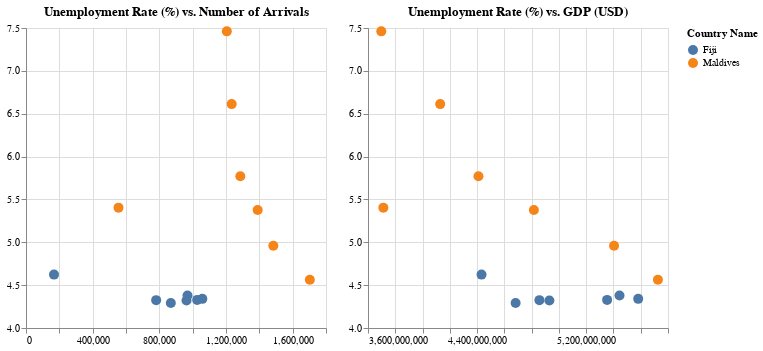

The notebook cell this image was saved under:
### Code cell
import pandas as pd
import altair as alt

# Load Number of Arrivals data
arrivals_data = pd.read_csv(
    'https://docs.google.com/spreadsheets/d/e/2PACX-1vQaaAL3uUEECVUrM_UY0auvnzGGtnMCalpxhjsnvWYT7GeZD0vXt1EjOQK_7Eg1dZPDjhwxJXvSak6Y/pub?output=csv'
)
arrivals_melted = arrivals_data.melt(
    id_vars=['Country Name'], var_name='Year', value_name='Number of Arrivals'
)
arrivals_melted['Year'] = arrivals_melted['Year'].astype(int)

# Load UnEmployment Rate data
unemployment_data = pd.read_csv(
    'https://docs.google.com/spreadsheets/d/e/2PACX-1vSJKu8jPGN3hc6jotxuBfWFgSEaue_Fdwv3GySHtleZT03dRf5VPl-wlBgvt6B6hWYWz2r-2b2-t6z_/pub?output=csv'
)
unemployment_melted = unemployment_data.melt(
    id_vars=['Country Name'], var_name='Year', value_name='UnEmployment Rate'
)
unemployment_melted['Year'] = unemployment_melted['Year'].astype(int)

# Load GDP data
gdp_data = pd.read_csv(
    'https://docs.google.com/spreadsheets/d/e/2PACX-1vSrhCFO8_5hlJkCJ8xWT9YsRHz64UUPfWClp0ZiUYEM10_FxQgmwaIHETyIcruKBhH9d1C1LZSbNBfn/pub?output=csv'
)
gdp_melted = gdp_data.melt(id_vars=["Country Name"], var_name="Year", value_name="GDP")
gdp_melted['Year'] = gdp_melted['Year'].astype(int)

# Filter data for Fiji and Maldives (2014-2020)
filtered_arrivals = arrivals_melted[(arrivals_melted['Year'] >= 2014) & (arrivals_melted['Country Name'].isin(['Fiji', 'Maldives']))]
filtered_unemployment = unemployment_melted[(unemployment_melted['Year'] >= 2014) & (unemployment_melted['Country Name'].isin(['Fiji', 'Maldives']))]
filtered_gdp = gdp_melted[(gdp_melted['Year'] >= 2014) & (gdp_melted['Country Name'].isin(['Fiji', 'Maldives']))]

# Merge datasets
merged_data = pd.merge(
    pd.merge(filtered_arrivals, filtered_unemployment, on=['Country Name', 'Year']),
    filtered_gdp, on=['Country Name', 'Year']
)

# Define selection mechanisms
point_selection = alt.selection_single(
    fields=['Year', 'Country Name'],
    empty='all',  # Show all data by default when no selection is made
    name="Point"
)

year_dropdown = alt.binding_select(
    options=sorted(merged_data['Year'].unique()),
    name="Select Year: "
)
year_selection = alt.selection_single(
    fields=['Year'],
    bind=year_dropdown,
    name="Year",
    empty="all"  # Show all data when no year is selected
)

# Define background selection to reset year filter
background_selection = alt.selection_single(
    on='click',  # Trigger on click
    empty='all',  # Show all data when no selection is made
    name="Background",
    clear=True  # Allow clearing the selection
)

# Chart dimension
chart_dimension = 300

# Chart: Number of Arrivals vs. UnEmployment Rate
chart1 = alt.Chart(merged_data).mark_circle(size=100).encode(
    x=alt.X('Number of Arrivals:Q', title=None, scale=alt.Scale(zero=False)),
    y=alt.Y('UnEmployment Rate:Q', title=None, scale=alt.Scale(zero=False)),
    color=alt.condition(
        point_selection & background_selection,
        alt.Color('Country Name:N'),  # Removed custom scale for default colors
        alt.value('lightgray')
    ),
    opacity=alt.condition(
        year_selection,
        alt.value(1),
        alt.value(0.5)  # Dim non-selected points
    ),
    tooltip=['Year', 'Country Name', 'Number of Arrivals', 'UnEmployment Rate']
).properties(
    title='Unemployment Rate (%) vs. Number of Arrivals',
    width=chart_dimension,
    height=chart_dimension
).add_selection(
    point_selection,
    year_selection,
    background_selection
)

# Chart: GDP vs. UnEmployment Rate
chart2 = alt.Chart(merged_data).mark_circle(size=100).encode(
    x=alt.X('GDP:Q', title= None, scale=alt.Scale(zero=False)),
    y=alt.Y('UnEmployment Rate:Q', title=None , scale=alt.Scale(zero=False)),
    color=alt.condition(
        point_selection & background_selection,
        alt.Color('Country Name:N'),  # Removed custom scale for default colors
        alt.value('lightgray')
    ),
    opacity=alt.condition(
        year_selection,
        alt.value(1),
        alt.value(0.5)  # Dim non-selected points
    ),
    tooltip=['Year', 'Country Name', 'GDP', 'UnEmployment Rate']
).properties(
    title='Unemployment Rate (%) vs. GDP (USD)',
    width=chart_dimension,
    height=chart_dimension
).add_selection(
    point_selection,
    year_selection,
    background_selection
)

# Combine the charts
combined_charts = alt.hconcat(chart1, chart2).resolve_scale(size='independent')

combined_charts

### Figure 1 — Vega-Lite specification as saved in the notebook (floating-point values rounded to 4 significant figures)
{"config": {"view": {"continuousWidth": 400, "continuousHeight": 300}}, "hconcat": [{"mark": {"type": "circle", "size": 100}, "encoding": {"color": {"condition": {"field": "Country Name", "type": "nominal", "selection": {"and": ["Point", "Background"]}}, "value": "lightgray"}, "opacity": {"condition": {"value": 1, "selection": "Year"}, "value": 0.5}, "tooltip": [{"field": "Year", "type": "quantitative"}, {"field": "Country Name", "type": "nominal"}, {"field": "Number of Arrivals", "type": "quantitative"}, {"field": "UnEmployment Rate", "type": "quantitative"}], "x": {"field": "Number of Arrivals", "scale": {"zero": false}, "title": null, "type": "quantitative"}, "y": {"field": "UnEmployment Rate", "scale": {"zero": false}, "title": null, "type": "quantitative"}}, "height": 300, "selection": {"Point": {"type": "single", "fields": ["Year", "Country Name"], "empty": "all"}, "Year": {"type": "single", "fields": ["Year"], "bind": {"input": "select", "options": [2014.0, 2015.0, 2016.0, 2017.0, 2018.0, 2019.0, 2020.0], "name": "Select Year: "}, "empty": "all"}, "Background": {"type": "single", "on": "click", "empty": "all", "clear": true}}, "title": "Unemployment Rate (%) vs. Number of Arrivals", "width": 300}, {"mark": {"type": "circle", "size": 100}, "encoding": {"color": {"condition": {"field": "Country Name", "type": "nominal", "selection": {"and": ["Point", "Background"]}}, "value": "lightgray"}, "opacity": {"condition": {"value": 1, "selection": "Year"}, "value": 0.5}, "tooltip": [{"field": "Year", "type": "quantitative"}, {"field": "Country Name", "type": "nominal"}, {"field": "GDP", "type": "nominal"}, {"field": "UnEmployment Rate", "type": "quantitative"}], "x": {"field": "GDP", "scale": {"zero": false}, "title": null, "type": "quantitative"}, "y": {"field": "UnEmployment Rate", "scale": {"zero": false}, "title": null, "type": "quantitative"}}, "height": 300, "selection": {"Point": {"type": "single", "fields": ["Year", "Country Name"], "empty": "all"}, "Year": {"type": "single", "fields": ["Year"], "bind": {"input": "select", "options": [2014.0, 2015.0, 2016.0, 2017.0, 2018.0, 2019.0, 2020.0], "name": "Select Year: "}, "empty": "all"}, "Background": {"type": "single", "on": "click", "empty": "all", "clear": true}}, "title": "Unemployment Rate (%) vs. GDP (USD)", "width": 300}], "data": {"name": "data-79d6ce19b4d866cb9f1527f90e804cd3"}, "resolve": {"scale": {"size": "independent"}}, "$schema": "https://vega.github.io/schema/vega-lite/v4.17.0.json", "datasets": {"data-79d6ce19b4d866cb9f1527f90e804cd3": [{"Country Name": "Fiji", "Year": 2014, "Number of Arrivals": 781000.0, "UnEmployment Rate": 4.325, "GDP": "4857104769"}, {"Country Name": "Maldives", "Year": 2014, "Number of Arrivals": 1205000.0, "UnEmployment Rate": 7.461, "GDP": "3697353039"}, {"Country Name": "Fiji", "Year": 2015, "Number of Arrivals": 869000.0, "UnEmployment Rate": 4.292, "GDP": "4682479894"}, {"Country Name": "Maldives", "Year": 2015, "Number of Arrivals": 1234000.0, "UnEmployment Rate": 6.612, "GDP": "4129505319"}, {"Country Name": "Fiji", "Year": 2016, "Number of Arrivals": 963000.0, "UnEmployment Rate": 4.32, "GDP": "4930213644"}, {"Country Name": "Maldives", "Year": 2016, "Number of Arrivals": 1286000.0, "UnEmployment Rate": 5.77, "GDP": "4409942624"}, {"Country Name": "Fiji", "Year": 2017, "Number of Arrivals": 1027000.0, "UnEmployment Rate": 4.328, "GDP": "5353469174"}, {"Country Name": "Maldives", "Year": 2017, "Number of Arrivals": 1390000.0, "UnEmployment Rate": 5.376, "GDP": "4816426257"}, {"Country Name": "Fiji", "Year": 2018, "Number of Arrivals": 1058000.0, "UnEmployment Rate": 4.34, "GDP": "5581425327"}, {"Country Name": "Maldives", "Year": 2018, "Number of Arrivals": 1484000.0, "UnEmployment Rate": 4.959, "GDP": "5404344163"}, {"Country Name": "Fiji", "Year": 2019, "Number of Arrivals": 969000.0, "UnEmployment Rate": 4.38, "GDP": "5444407198"}, {"Country Name": "Maldives", "Year": 2019, "Number of Arrivals": 1703000.0, "UnEmployment Rate": 4.562, "GDP": "5726094799"}, {"Country Name": "Fiji", "Year": 2020, "Number of Arrivals": 168000.0, "UnEmployment Rate": 4.623, "GDP": "4432466220"}, {"Country Name": "Maldives", "Year": 2020, "Number of Arrivals": 555000.0, "UnEmployment Rate": 5.404, "GDP": "3712604583"}]}}
